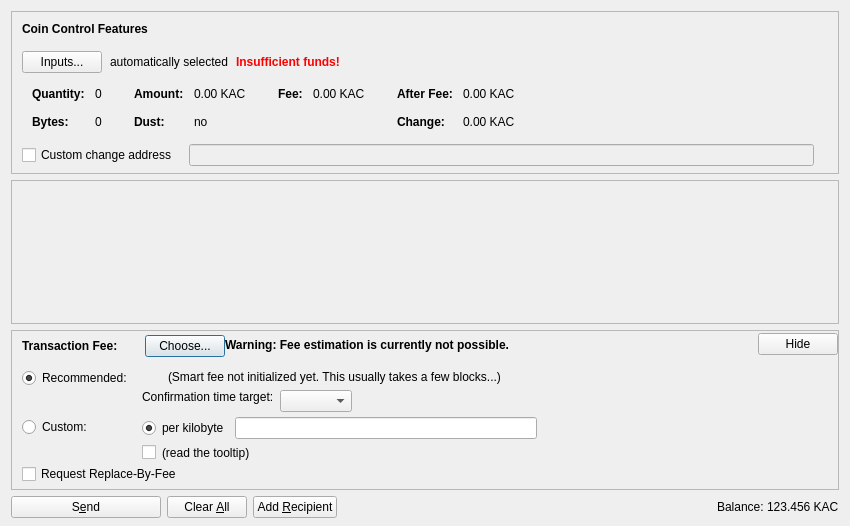
<?xml version="1.0" encoding="UTF-8"?>
<ui version="4.0">
 <class>SendCoinsDialog</class>
 <widget class="QDialog" name="SendCoinsDialog">
  <property name="geometry">
   <rect>
    <x>0</x>
    <y>0</y>
    <width>850</width>
    <height>526</height>
   </rect>
  </property>
  <property name="windowTitle">
   <string>Send Coins</string>
  </property>
  <layout class="QVBoxLayout" name="verticalLayout" stretch="0,1,0,0">
   <property name="bottomMargin">
    <number>8</number>
   </property>
   <item>
    <widget class="QFrame" name="frameCoinControl">
     <property name="sizePolicy">
      <sizepolicy hsizetype="Expanding" vsizetype="Expanding">
       <horstretch>0</horstretch>
       <verstretch>0</verstretch>
      </sizepolicy>
     </property>
     <property name="maximumSize">
      <size>
       <width>16777215</width>
       <height>16777215</height>
      </size>
     </property>
     <property name="frameShape">
      <enum>QFrame::StyledPanel</enum>
     </property>
     <property name="frameShadow">
      <enum>QFrame::Sunken</enum>
     </property>
     <layout class="QVBoxLayout" name="verticalLayoutCoinControl2">
      <property name="spacing">
       <number>0</number>
      </property>
      <property name="leftMargin">
       <number>0</number>
      </property>
      <property name="topMargin">
       <number>0</number>
      </property>
      <property name="rightMargin">
       <number>0</number>
      </property>
      <property name="bottomMargin">
       <number>6</number>
      </property>
      <item>
       <layout class="QVBoxLayout" name="verticalLayoutCoinControl" stretch="0,0,0,0,1">
        <property name="spacing">
         <number>0</number>
        </property>
        <property name="leftMargin">
         <number>10</number>
        </property>
        <property name="topMargin">
         <number>10</number>
        </property>
        <item>
         <layout class="QHBoxLayout" name="horizontalLayoutCoinControl1">
          <property name="bottomMargin">
           <number>15</number>
          </property>
          <item>
           <widget class="QLabel" name="labelCoinControlFeatures">
            <property name="sizePolicy">
             <sizepolicy hsizetype="Preferred" vsizetype="Maximum">
              <horstretch>0</horstretch>
              <verstretch>0</verstretch>
             </sizepolicy>
            </property>
            <property name="font">
             <font>
              <weight>75</weight>
              <bold>true</bold>
             </font>
            </property>
            <property name="styleSheet">
             <string notr="true">font-weight:bold;</string>
            </property>
            <property name="text">
             <string>Coin Control Features</string>
            </property>
           </widget>
          </item>
         </layout>
        </item>
        <item>
         <layout class="QHBoxLayout" name="horizontalLayoutCoinControl2" stretch="0,0,0,0">
          <property name="spacing">
           <number>8</number>
          </property>
          <property name="bottomMargin">
           <number>10</number>
          </property>
          <item>
           <widget class="QPushButton" name="pushButtonCoinControl">
            <property name="styleSheet">
             <string notr="true"/>
            </property>
            <property name="text">
             <string>Inputs...</string>
            </property>
            <property name="autoDefault">
             <bool>false</bool>
            </property>
           </widget>
          </item>
          <item>
           <widget class="QLabel" name="labelCoinControlAutomaticallySelected">
            <property name="text">
             <string>automatically selected</string>
            </property>
            <property name="margin">
             <number>5</number>
            </property>
           </widget>
          </item>
          <item>
           <widget class="QLabel" name="labelCoinControlInsuffFunds">
            <property name="font">
             <font>
              <weight>75</weight>
              <bold>true</bold>
             </font>
            </property>
            <property name="styleSheet">
             <string notr="true">color:red;font-weight:bold;</string>
            </property>
            <property name="text">
             <string>Insufficient funds!</string>
            </property>
            <property name="margin">
             <number>5</number>
            </property>
           </widget>
          </item>
          <item>
           <spacer name="horizontalSpacerCoinControl">
            <property name="orientation">
             <enum>Qt::Horizontal</enum>
            </property>
            <property name="sizeHint" stdset="0">
             <size>
              <width>40</width>
              <height>1</height>
             </size>
            </property>
           </spacer>
          </item>
         </layout>
        </item>
        <item>
         <widget class="QWidget" name="widgetCoinControl" native="true">
          <property name="sizePolicy">
           <sizepolicy hsizetype="Preferred" vsizetype="Preferred">
            <horstretch>0</horstretch>
            <verstretch>0</verstretch>
           </sizepolicy>
          </property>
          <property name="minimumSize">
           <size>
            <width>0</width>
            <height>0</height>
           </size>
          </property>
          <property name="styleSheet">
           <string notr="true"/>
          </property>
          <layout class="QHBoxLayout" name="horizontalLayoutCoinControl5">
           <property name="leftMargin">
            <number>0</number>
           </property>
           <property name="topMargin">
            <number>0</number>
           </property>
           <property name="rightMargin">
            <number>0</number>
           </property>
           <property name="bottomMargin">
            <number>0</number>
           </property>
           <item>
            <layout class="QHBoxLayout" name="horizontalLayoutCoinControl3" stretch="0,0,0,1">
             <property name="spacing">
              <number>20</number>
             </property>
             <property name="topMargin">
              <number>0</number>
             </property>
             <property name="bottomMargin">
              <number>10</number>
             </property>
             <item>
              <layout class="QFormLayout" name="formLayoutCoinControl1">
               <property name="horizontalSpacing">
                <number>10</number>
               </property>
               <property name="verticalSpacing">
                <number>14</number>
               </property>
               <property name="leftMargin">
                <number>10</number>
               </property>
               <property name="topMargin">
                <number>4</number>
               </property>
               <property name="rightMargin">
                <number>6</number>
               </property>
               <item row="0" column="0">
                <widget class="QLabel" name="labelCoinControlQuantityText">
                 <property name="font">
                  <font>
                   <weight>75</weight>
                   <bold>true</bold>
                  </font>
                 </property>
                 <property name="text">
                  <string>Quantity:</string>
                 </property>
                 <property name="margin">
                  <number>0</number>
                 </property>
                </widget>
               </item>
               <item row="0" column="1">
                <widget class="QLabel" name="labelCoinControlQuantity">
                 <property name="cursor">
                  <cursorShape>IBeamCursor</cursorShape>
                 </property>
                 <property name="contextMenuPolicy">
                  <enum>Qt::ActionsContextMenu</enum>
                 </property>
                 <property name="text">
                  <string notr="true">0</string>
                 </property>
                 <property name="margin">
                  <number>0</number>
                 </property>
                 <property name="textInteractionFlags">
                  <set>Qt::LinksAccessibleByMouse|Qt::TextSelectableByKeyboard|Qt::TextSelectableByMouse</set>
                 </property>
                </widget>
               </item>
               <item row="1" column="0">
                <widget class="QLabel" name="labelCoinControlBytesText">
                 <property name="font">
                  <font>
                   <weight>75</weight>
                   <bold>true</bold>
                  </font>
                 </property>
                 <property name="text">
                  <string>Bytes:</string>
                 </property>
                </widget>
               </item>
               <item row="1" column="1">
                <widget class="QLabel" name="labelCoinControlBytes">
                 <property name="cursor">
                  <cursorShape>IBeamCursor</cursorShape>
                 </property>
                 <property name="contextMenuPolicy">
                  <enum>Qt::ActionsContextMenu</enum>
                 </property>
                 <property name="text">
                  <string notr="true">0</string>
                 </property>
                 <property name="textInteractionFlags">
                  <set>Qt::LinksAccessibleByMouse|Qt::TextSelectableByKeyboard|Qt::TextSelectableByMouse</set>
                 </property>
                </widget>
               </item>
              </layout>
             </item>
             <item>
              <layout class="QFormLayout" name="formLayoutCoinControl2">
               <property name="horizontalSpacing">
                <number>10</number>
               </property>
               <property name="verticalSpacing">
                <number>14</number>
               </property>
               <property name="leftMargin">
                <number>6</number>
               </property>
               <property name="topMargin">
                <number>4</number>
               </property>
               <property name="rightMargin">
                <number>6</number>
               </property>
               <item row="0" column="0">
                <widget class="QLabel" name="labelCoinControlAmountText">
                 <property name="font">
                  <font>
                   <weight>75</weight>
                   <bold>true</bold>
                  </font>
                 </property>
                 <property name="text">
                  <string>Amount:</string>
                 </property>
                 <property name="margin">
                  <number>0</number>
                 </property>
                </widget>
               </item>
               <item row="0" column="1">
                <widget class="QLabel" name="labelCoinControlAmount">
                 <property name="cursor">
                  <cursorShape>IBeamCursor</cursorShape>
                 </property>
                 <property name="contextMenuPolicy">
                  <enum>Qt::ActionsContextMenu</enum>
                 </property>
                 <property name="text">
                  <string notr="true">0.00 KAC</string>
                 </property>
                 <property name="textInteractionFlags">
                  <set>Qt::LinksAccessibleByMouse|Qt::TextSelectableByKeyboard|Qt::TextSelectableByMouse</set>
                 </property>
                </widget>
               </item>
               <item row="1" column="0">
                <widget class="QLabel" name="labelCoinControlLowOutputText">
                 <property name="font">
                  <font>
                   <weight>75</weight>
                   <bold>true</bold>
                  </font>
                 </property>
                 <property name="text">
                  <string>Dust:</string>
                 </property>
                </widget>
               </item>
               <item row="1" column="1">
                <widget class="QLabel" name="labelCoinControlLowOutput">
                 <property name="cursor">
                  <cursorShape>IBeamCursor</cursorShape>
                 </property>
                 <property name="contextMenuPolicy">
                  <enum>Qt::ActionsContextMenu</enum>
                 </property>
                 <property name="text">
                  <string notr="true">no</string>
                 </property>
                 <property name="textInteractionFlags">
                  <set>Qt::LinksAccessibleByMouse|Qt::TextSelectableByKeyboard|Qt::TextSelectableByMouse</set>
                 </property>
                </widget>
               </item>
              </layout>
             </item>
             <item>
              <layout class="QFormLayout" name="formLayoutCoinControl3">
               <property name="horizontalSpacing">
                <number>10</number>
               </property>
               <property name="verticalSpacing">
                <number>14</number>
               </property>
               <property name="leftMargin">
                <number>6</number>
               </property>
               <property name="topMargin">
                <number>4</number>
               </property>
               <property name="rightMargin">
                <number>6</number>
               </property>
               <item row="0" column="0">
                <widget class="QLabel" name="labelCoinControlFeeText">
                 <property name="font">
                  <font>
                   <weight>75</weight>
                   <bold>true</bold>
                  </font>
                 </property>
                 <property name="text">
                  <string>Fee:</string>
                 </property>
                 <property name="margin">
                  <number>0</number>
                 </property>
                </widget>
               </item>
               <item row="0" column="1">
                <widget class="QLabel" name="labelCoinControlFee">
                 <property name="cursor">
                  <cursorShape>IBeamCursor</cursorShape>
                 </property>
                 <property name="contextMenuPolicy">
                  <enum>Qt::ActionsContextMenu</enum>
                 </property>
                 <property name="text">
                  <string notr="true">0.00 KAC</string>
                 </property>
                 <property name="textInteractionFlags">
                  <set>Qt::LinksAccessibleByMouse|Qt::TextSelectableByKeyboard|Qt::TextSelectableByMouse</set>
                 </property>
                </widget>
               </item>
              </layout>
             </item>
             <item>
              <layout class="QFormLayout" name="formLayoutCoinControl4">
               <property name="horizontalSpacing">
                <number>10</number>
               </property>
               <property name="verticalSpacing">
                <number>14</number>
               </property>
               <property name="leftMargin">
                <number>6</number>
               </property>
               <property name="topMargin">
                <number>4</number>
               </property>
               <property name="rightMargin">
                <number>6</number>
               </property>
               <item row="0" column="0">
                <widget class="QLabel" name="labelCoinControlAfterFeeText">
                 <property name="font">
                  <font>
                   <weight>75</weight>
                   <bold>true</bold>
                  </font>
                 </property>
                 <property name="text">
                  <string>After Fee:</string>
                 </property>
                 <property name="margin">
                  <number>0</number>
                 </property>
                </widget>
               </item>
               <item row="0" column="1">
                <widget class="QLabel" name="labelCoinControlAfterFee">
                 <property name="cursor">
                  <cursorShape>IBeamCursor</cursorShape>
                 </property>
                 <property name="contextMenuPolicy">
                  <enum>Qt::ActionsContextMenu</enum>
                 </property>
                 <property name="text">
                  <string notr="true">0.00 KAC</string>
                 </property>
                 <property name="textInteractionFlags">
                  <set>Qt::LinksAccessibleByMouse|Qt::TextSelectableByKeyboard|Qt::TextSelectableByMouse</set>
                 </property>
                </widget>
               </item>
               <item row="1" column="0">
                <widget class="QLabel" name="labelCoinControlChangeText">
                 <property name="font">
                  <font>
                   <weight>75</weight>
                   <bold>true</bold>
                  </font>
                 </property>
                 <property name="text">
                  <string>Change:</string>
                 </property>
                </widget>
               </item>
               <item row="1" column="1">
                <widget class="QLabel" name="labelCoinControlChange">
                 <property name="cursor">
                  <cursorShape>IBeamCursor</cursorShape>
                 </property>
                 <property name="contextMenuPolicy">
                  <enum>Qt::ActionsContextMenu</enum>
                 </property>
                 <property name="text">
                  <string notr="true">0.00 KAC</string>
                 </property>
                 <property name="textInteractionFlags">
                  <set>Qt::LinksAccessibleByMouse|Qt::TextSelectableByKeyboard|Qt::TextSelectableByMouse</set>
                 </property>
                </widget>
               </item>
              </layout>
             </item>
            </layout>
           </item>
          </layout>
         </widget>
        </item>
        <item>
         <layout class="QHBoxLayout" name="horizontalLayoutCoinControl4" stretch="0,0,0">
          <property name="spacing">
           <number>12</number>
          </property>
          <property name="sizeConstraint">
           <enum>QLayout::SetDefaultConstraint</enum>
          </property>
          <property name="topMargin">
           <number>5</number>
          </property>
          <property name="rightMargin">
           <number>5</number>
          </property>
          <item>
           <widget class="QCheckBox" name="checkBoxCoinControlChange">
            <property name="toolTip">
             <string>If this is activated, but the change address is empty or invalid, change will be sent to a newly generated address.</string>
            </property>
            <property name="text">
             <string>Custom change address</string>
            </property>
           </widget>
          </item>
          <item>
           <widget class="QValidatedLineEdit" name="lineEditCoinControlChange">
            <property name="enabled">
             <bool>false</bool>
            </property>
            <property name="sizePolicy">
             <sizepolicy hsizetype="Expanding" vsizetype="Fixed">
              <horstretch>0</horstretch>
              <verstretch>0</verstretch>
             </sizepolicy>
            </property>
           </widget>
          </item>
          <item>
           <widget class="QLabel" name="labelCoinControlChangeLabel">
            <property name="sizePolicy">
             <sizepolicy hsizetype="Preferred" vsizetype="Expanding">
              <horstretch>0</horstretch>
              <verstretch>0</verstretch>
             </sizepolicy>
            </property>
            <property name="minimumSize">
             <size>
              <width>0</width>
              <height>0</height>
             </size>
            </property>
            <property name="text">
             <string/>
            </property>
            <property name="margin">
             <number>3</number>
            </property>
           </widget>
          </item>
         </layout>
        </item>
        <item>
         <spacer name="verticalSpacerCoinControl">
          <property name="orientation">
           <enum>Qt::Vertical</enum>
          </property>
          <property name="sizeHint" stdset="0">
           <size>
            <width>800</width>
            <height>1</height>
           </size>
          </property>
         </spacer>
        </item>
       </layout>
      </item>
     </layout>
    </widget>
   </item>
   <item>
    <widget class="QScrollArea" name="scrollArea">
     <property name="widgetResizable">
      <bool>true</bool>
     </property>
     <widget class="QWidget" name="scrollAreaWidgetContents">
      <property name="geometry">
       <rect>
        <x>0</x>
        <y>0</y>
        <width>830</width>
        <height>104</height>
       </rect>
      </property>
      <layout class="QVBoxLayout" name="verticalLayout_2" stretch="0,1">
       <property name="leftMargin">
        <number>0</number>
       </property>
       <property name="topMargin">
        <number>0</number>
       </property>
       <property name="rightMargin">
        <number>0</number>
       </property>
       <property name="bottomMargin">
        <number>0</number>
       </property>
       <item>
        <layout class="QVBoxLayout" name="entries">
         <property name="spacing">
          <number>6</number>
         </property>
        </layout>
       </item>
       <item>
        <spacer name="verticalSpacer">
         <property name="orientation">
          <enum>Qt::Vertical</enum>
         </property>
         <property name="sizeHint" stdset="0">
          <size>
           <width>20</width>
           <height>40</height>
          </size>
         </property>
        </spacer>
       </item>
      </layout>
     </widget>
    </widget>
   </item>
   <item>
    <widget class="QFrame" name="frameFee">
     <property name="sizePolicy">
      <sizepolicy hsizetype="Expanding" vsizetype="Expanding">
       <horstretch>0</horstretch>
       <verstretch>0</verstretch>
      </sizepolicy>
     </property>
     <property name="maximumSize">
      <size>
       <width>16777215</width>
       <height>16777215</height>
      </size>
     </property>
     <property name="frameShape">
      <enum>QFrame::StyledPanel</enum>
     </property>
     <property name="frameShadow">
      <enum>QFrame::Sunken</enum>
     </property>
     <layout class="QVBoxLayout" name="verticalLayoutFee1">
      <property name="spacing">
       <number>0</number>
      </property>
      <property name="leftMargin">
       <number>0</number>
      </property>
      <property name="topMargin">
       <number>0</number>
      </property>
      <property name="rightMargin">
       <number>0</number>
      </property>
      <property name="bottomMargin">
       <number>0</number>
      </property>
      <item>
       <layout class="QVBoxLayout" name="verticalLayoutFee2" stretch="0,0,0">
        <property name="spacing">
         <number>0</number>
        </property>
        <property name="leftMargin">
         <number>10</number>
        </property>
        <property name="topMargin">
         <number>0</number>
        </property>
        <item>
         <layout class="QHBoxLayout" name="horizontalLayoutFee1">
          <property name="bottomMargin">
           <number>0</number>
          </property>
          <item>
           <layout class="QVBoxLayout" name="verticalLayoutFee7">
            <property name="spacing">
             <number>0</number>
            </property>
            <item>
             <spacer name="verticalSpacerSmartFee">
              <property name="orientation">
               <enum>Qt::Vertical</enum>
              </property>
              <property name="sizeType">
               <enum>QSizePolicy::Fixed</enum>
              </property>
              <property name="sizeHint" stdset="0">
               <size>
                <width>1</width>
                <height>4</height>
               </size>
              </property>
             </spacer>
            </item>
            <item>
             <layout class="QHBoxLayout" name="horizontalLayoutSmartFee">
              <property name="spacing">
               <number>10</number>
              </property>
              <item>
               <widget class="QLabel" name="labelFeeHeadline">
                <property name="sizePolicy">
                 <sizepolicy hsizetype="Preferred" vsizetype="Maximum">
                  <horstretch>0</horstretch>
                  <verstretch>0</verstretch>
                 </sizepolicy>
                </property>
                <property name="font">
                 <font>
                  <weight>75</weight>
                  <bold>true</bold>
                 </font>
                </property>
                <property name="styleSheet">
                 <string notr="true">font-weight:bold;</string>
                </property>
                <property name="text">
                 <string>Transaction Fee:</string>
                </property>
               </widget>
              </item>
              <item>
               <widget class="QLabel" name="labelFeeMinimized">
                <property name="text">
                 <string/>
                </property>
               </widget>
              </item>
              <item>
               <widget class="QPushButton" name="buttonChooseFee">
                <property name="text">
                 <string>Choose...</string>
                </property>
               </widget>
              </item>
             </layout>
            </item>
            <item>
             <spacer name="verticalSpacer_5">
              <property name="orientation">
               <enum>Qt::Vertical</enum>
              </property>
              <property name="sizeHint" stdset="0">
               <size>
                <width>1</width>
                <height>1</height>
               </size>
              </property>
             </spacer>
            </item>
           </layout>
          </item>
          <item>
           <widget class="QLabel" name="fallbackFeeWarningLabel">
            <property name="toolTip">
             <string>Using the fallbackfee can result in sending a transaction that will take several hours or days (or never) to confirm. Consider choosing your fee manually or wait until you have validated the complete chain.</string>
            </property>
            <property name="font">
            <font>
                <weight>75</weight>
                <bold>true</bold>
            </font>
            </property>
            <property name="text">
             <string>Warning: Fee estimation is currently not possible.</string>
            </property>
            <property name="wordWrap">
             <bool>false</bool>
            </property>
           </widget>
          </item>
          <item>
           <spacer name="horizontalSpacer_4">
            <property name="orientation">
             <enum>Qt::Horizontal</enum>
            </property>
            <property name="sizeType">
             <enum>QSizePolicy::MinimumExpanding</enum>
            </property>
            <property name="sizeHint" stdset="0">
             <size>
              <width>40</width>
              <height>20</height>
             </size>
            </property>
           </spacer>
          </item>
          <item>
           <widget class="QPushButton" name="buttonMinimizeFee">
            <property name="toolTip">
             <string>collapse fee-settings</string>
            </property>
            <property name="text">
             <string>Hide</string>
            </property>
           </widget>
          </item>
         </layout>
        </item>
        <item>
         <widget class="QFrame" name="frameFeeSelection">
          <layout class="QVBoxLayout" name="verticalLayoutFee12">
           <property name="spacing">
            <number>0</number>
           </property>
           <property name="leftMargin">
            <number>0</number>
           </property>
           <property name="topMargin">
            <number>0</number>
           </property>
           <property name="rightMargin">
            <number>0</number>
           </property>
           <property name="bottomMargin">
            <number>0</number>
           </property>
           <item>
            <layout class="QGridLayout" name="gridLayoutFee">
             <property name="topMargin">
              <number>10</number>
             </property>
             <property name="bottomMargin">
              <number>4</number>
             </property>
             <property name="horizontalSpacing">
              <number>10</number>
             </property>
             <property name="verticalSpacing">
              <number>4</number>
             </property>
             <item row="1" column="1">
              <layout class="QVBoxLayout" name="verticalLayoutFee8">
               <property name="spacing">
                <number>6</number>
               </property>
               <item>
                <layout class="QHBoxLayout" name="horizontalLayoutFee13">
                 <item>
                  <widget class="QRadioButton" name="radioCustomPerKilobyte">
                   <property name="toolTip">
                    <string>If the custom fee is set to 1000 satoshis and the transaction is only 250 bytes, then &quot;per kilobyte&quot; only pays 250 satoshis in fee, while &quot;total at least&quot; pays 1000 satoshis. For transactions bigger than a kilobyte both pay by kilobyte.</string>
                   </property>
                   <property name="text">
                    <string>per kilobyte</string>
                   </property>
                   <property name="checked">
                    <bool>true</bool>
                   </property>
                   <attribute name="buttonGroup">
                    <string notr="true">groupCustomFee</string>
                   </attribute>
                  </widget>
                 </item>
                 <item>
                  <widget class="BitcoinAmountField" name="customFee"/>
                 </item>
                 <item>
                  <spacer name="horizontalSpacer_6">
                   <property name="orientation">
                    <enum>Qt::Horizontal</enum>
                   </property>
                   <property name="sizeHint" stdset="0">
                    <size>
                     <width>1</width>
                     <height>1</height>
                    </size>
                   </property>
                  </spacer>
                 </item>
                </layout>
               </item>
               <item>
                <layout class="QHBoxLayout" name="horizontalLayoutFee8">
                 <item>
                  <widget class="QCheckBox" name="checkBoxMinimumFee">
                   <property name="toolTip">
                    <string>Paying only the minimum fee is just fine as long as there is less transaction volume than space in the blocks. But be aware that this can end up in a never confirming transaction once there is more demand for kashcoin transactions than the network can process.</string>
                   </property>
                   <property name="text">
                    <string/>
                   </property>
                  </widget>
                 </item>
                 <item>
                  <widget class="QLabel" name="labelMinFeeWarning">
                   <property name="enabled">
                    <bool>true</bool>
                   </property>
                   <property name="toolTip">
                    <string>Paying only the minimum fee is just fine as long as there is less transaction volume than space in the blocks. But be aware that this can end up in a never confirming transaction once there is more demand for kashcoin transactions than the network can process.</string>
                   </property>
                   <property name="text">
                    <string>(read the tooltip)</string>
                   </property>
                   <property name="margin">
                    <number>5</number>
                   </property>
                  </widget>
                 </item>
                 <item>
                  <spacer name="horizontalSpacer_2">
                   <property name="orientation">
                    <enum>Qt::Horizontal</enum>
                   </property>
                   <property name="sizeHint" stdset="0">
                    <size>
                     <width>1</width>
                     <height>1</height>
                    </size>
                   </property>
                  </spacer>
                 </item>
                </layout>
               </item>
              </layout>
             </item>
             <item row="0" column="0">
              <layout class="QVBoxLayout" name="verticalLayoutFee4" stretch="0,1">
               <item>
                <widget class="QRadioButton" name="radioSmartFee">
                 <property name="text">
                  <string>Recommended:</string>
                 </property>
                 <property name="checked">
                  <bool>true</bool>
                 </property>
                 <attribute name="buttonGroup">
                  <string notr="true">groupFee</string>
                 </attribute>
                </widget>
               </item>
               <item>
                <spacer name="verticalSpacer_2">
                 <property name="orientation">
                  <enum>Qt::Vertical</enum>
                 </property>
                 <property name="sizeHint" stdset="0">
                  <size>
                   <width>1</width>
                   <height>1</height>
                  </size>
                 </property>
                </spacer>
               </item>
              </layout>
             </item>
             <item row="1" column="0">
              <layout class="QVBoxLayout" name="verticalLayoutFee9" stretch="0,1">
               <item>
                <widget class="QRadioButton" name="radioCustomFee">
                 <property name="text">
                  <string>Custom:</string>
                 </property>
                 <attribute name="buttonGroup">
                  <string notr="true">groupFee</string>
                 </attribute>
                </widget>
               </item>
               <item>
                <spacer name="verticalSpacer_6">
                 <property name="orientation">
                  <enum>Qt::Vertical</enum>
                 </property>
                 <property name="sizeHint" stdset="0">
                  <size>
                   <width>1</width>
                   <height>1</height>
                  </size>
                 </property>
                </spacer>
               </item>
              </layout>
             </item>
             <item row="0" column="1">
              <layout class="QVBoxLayout" name="verticalLayoutFee3" stretch="0,0,1">
               <property name="spacing">
                <number>6</number>
               </property>
               <property name="topMargin">
                <number>2</number>
               </property>
               <item>
                <layout class="QHBoxLayout" name="horizontalLayoutFee12">
                 <item>
                  <widget class="QLabel" name="labelSmartFee">
                   <property name="text">
                    <string/>
                   </property>
                   <property name="margin">
                    <number>2</number>
                   </property>
                  </widget>
                 </item>
                 <item>
                  <widget class="QLabel" name="labelFeeEstimation">
                   <property name="text">
                    <string/>
                   </property>
                  </widget>
                 </item>
                 <item>
                  <widget class="QLabel" name="labelSmartFee2">
                   <property name="text">
                    <string>(Smart fee not initialized yet. This usually takes a few blocks...)</string>
                   </property>
                   <property name="margin">
                    <number>2</number>
                   </property>
                  </widget>
                 </item>
                 <item>
                  <spacer name="horizontalSpacer_5">
                   <property name="orientation">
                    <enum>Qt::Horizontal</enum>
                   </property>
                   <property name="sizeHint" stdset="0">
                    <size>
                     <width>1</width>
                     <height>1</height>
                    </size>
                   </property>
                  </spacer>
                 </item>
                </layout>
               </item>
               <item>
                <layout class="QHBoxLayout" name="horizontalLayoutFee9">
                 <item>
                  <layout class="QVBoxLayout" name="verticalLayoutFee6">
                   <item>
                    <widget class="QLabel" name="labelSmartFee3">
                     <property name="text">
                      <string>Confirmation time target:</string>
                     </property>
                     <property name="margin">
                      <number>2</number>
                     </property>
                    </widget>
                   </item>
                   <item>
                    <spacer name="verticalSpacer_3">
                     <property name="orientation">
                      <enum>Qt::Vertical</enum>
                     </property>
                     <property name="sizeHint" stdset="0">
                      <size>
                       <width>1</width>
                       <height>1</height>
                      </size>
                     </property>
                    </spacer>
                   </item>
                  </layout>
                 </item>
                 <item>
                  <layout class="QVBoxLayout" name="verticalLayoutFee5">
                   <property name="rightMargin">
                    <number>30</number>
                   </property>
                   <item>
                    <layout class="QHBoxLayout" name="horizontalLayoutConfTarget">
                     <property name="bottomMargin">
                      <number>0</number>
                     </property>
                     <item>
                      <widget class="QComboBox" name="confTargetSelector"/>
                     </item>
                     <item>
                      <spacer name="horizontalSpacerConfTarget">
                       <property name="orientation">
                        <enum>Qt::Horizontal</enum>
                       </property>
                       <property name="sizeHint" stdset="0">
                        <size>
                         <width>40</width>
                         <height>20</height>
                        </size>
                       </property>
                      </spacer>
                     </item>
                    </layout>
                   </item>
                  </layout>
                 </item>
                </layout>
               </item>
               <item>
                <spacer name="verticalSpacer_4">
                 <property name="orientation">
                  <enum>Qt::Vertical</enum>
                 </property>
                 <property name="sizeHint" stdset="0">
                  <size>
                   <width>1</width>
                   <height>1</height>
                  </size>
                 </property>
                </spacer>
               </item>
              </layout>
             </item>
            </layout>
           </item>
           <item>
            <widget class="QCheckBox" name="optInRBF">
             <property name="text">
              <string>Request Replace-By-Fee</string>
             </property>
             <property name="toolTip">
              <string>Indicates that the sender may wish to replace this transaction with a new one paying higher fees (prior to being confirmed).</string>
             </property>
            </widget>
           </item>
          </layout>
         </widget>
        </item>
        <item>
         <spacer name="verticalSpacerFee">
          <property name="orientation">
           <enum>Qt::Vertical</enum>
          </property>
          <property name="sizeHint" stdset="0">
           <size>
            <width>40</width>
            <height>5</height>
           </size>
          </property>
         </spacer>
        </item>
       </layout>
      </item>
     </layout>
    </widget>
   </item>
   <item>
    <layout class="QHBoxLayout" name="horizontalLayout">
     <item>
      <widget class="QPushButton" name="sendButton">
       <property name="minimumSize">
        <size>
         <width>150</width>
         <height>0</height>
        </size>
       </property>
       <property name="toolTip">
        <string>Confirm the send action</string>
       </property>
       <property name="text">
        <string>S&amp;end</string>
       </property>
       <property name="icon">
        <iconset resource="../bitcoin.qrc">
         <normaloff>:/icons/send</normaloff>:/icons/send</iconset>
       </property>
       <property name="autoDefault">
        <bool>false</bool>
       </property>
       <property name="default">
        <bool>false</bool>
       </property>
      </widget>
     </item>
     <item>
      <widget class="QPushButton" name="clearButton">
       <property name="sizePolicy">
        <sizepolicy hsizetype="Minimum" vsizetype="Fixed">
         <horstretch>0</horstretch>
         <verstretch>0</verstretch>
        </sizepolicy>
       </property>
       <property name="toolTip">
        <string>Clear all fields of the form.</string>
       </property>
       <property name="text">
        <string>Clear &amp;All</string>
       </property>
       <property name="icon">
        <iconset resource="../bitcoin.qrc">
         <normaloff>:/icons/remove</normaloff>:/icons/remove</iconset>
       </property>
       <property name="autoDefault">
        <bool>false</bool>
       </property>
      </widget>
     </item>
     <item>
      <widget class="QPushButton" name="addButton">
       <property name="toolTip">
        <string>Send to multiple recipients at once</string>
       </property>
       <property name="text">
        <string>Add &amp;Recipient</string>
       </property>
       <property name="icon">
        <iconset resource="../bitcoin.qrc">
         <normaloff>:/icons/add</normaloff>:/icons/add</iconset>
       </property>
       <property name="autoDefault">
        <bool>false</bool>
       </property>
      </widget>
     </item>
     <item>
      <spacer name="horizontalSpacer">
       <property name="orientation">
        <enum>Qt::Horizontal</enum>
       </property>
       <property name="sizeHint" stdset="0">
        <size>
         <width>40</width>
         <height>20</height>
        </size>
       </property>
      </spacer>
     </item>
     <item>
      <layout class="QHBoxLayout" name="horizontalLayout_2">
       <property name="spacing">
        <number>3</number>
       </property>
       <item>
        <widget class="QLabel" name="label">
         <property name="sizePolicy">
          <sizepolicy hsizetype="Preferred" vsizetype="Fixed">
           <horstretch>0</horstretch>
           <verstretch>0</verstretch>
          </sizepolicy>
         </property>
         <property name="text">
          <string>Balance:</string>
         </property>
        </widget>
       </item>
       <item>
        <widget class="QLabel" name="labelBalance">
         <property name="sizePolicy">
          <sizepolicy hsizetype="Preferred" vsizetype="Fixed">
           <horstretch>0</horstretch>
           <verstretch>0</verstretch>
          </sizepolicy>
         </property>
         <property name="cursor">
          <cursorShape>IBeamCursor</cursorShape>
         </property>
         <property name="text">
          <string notr="true">123.456 KAC</string>
         </property>
         <property name="textInteractionFlags">
          <set>Qt::LinksAccessibleByMouse|Qt::TextSelectableByKeyboard|Qt::TextSelectableByMouse</set>
         </property>
        </widget>
       </item>
      </layout>
     </item>
    </layout>
   </item>
  </layout>
 </widget>
 <customwidgets>
  <customwidget>
   <class>QValidatedLineEdit</class>
   <extends>QLineEdit</extends>
   <header>qvalidatedlineedit.h</header>
  </customwidget>
  <customwidget>
   <class>BitcoinAmountField</class>
   <extends>QLineEdit</extends>
   <header>bitcoinamountfield.h</header>
   <container>1</container>
  </customwidget>
 </customwidgets>
 <resources>
  <include location="../bitcoin.qrc"/>
 </resources>
 <connections/>
 <buttongroups>
  <buttongroup name="groupFee"/>
  <buttongroup name="groupCustomFee"/>
 </buttongroups>
</ui>
